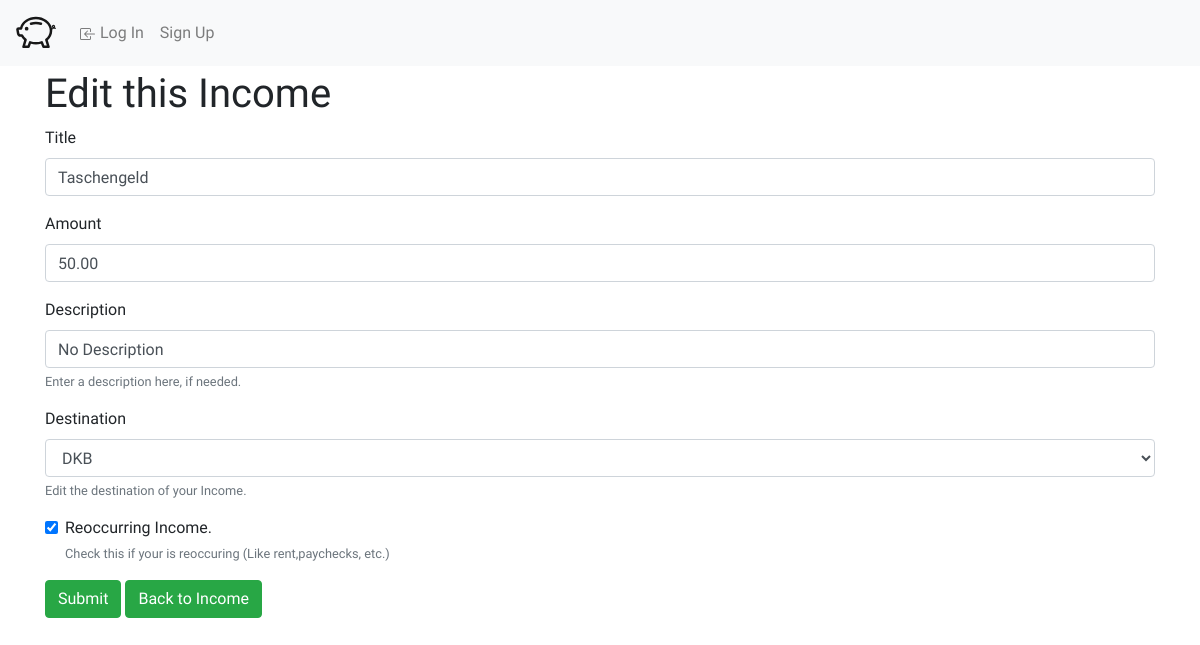
Screenshot of /fundsChanges/48/edit with the database file from the repository.
### WalletWise/models.py (models this page shows, shortened)
class FundsChange(models.Model):
    budget = models.ForeignKey("MonthBudget",related_name="fundsChanges", on_delete=models.CASCADE)
    title = models.CharField(max_length=64)
    description = models.CharField(max_length=200, default="No Description")
    amount = models.DecimalField(decimal_places=2, max_digits=20)
    destination = models.ForeignKey("Funds", related_name="associatedFundsChanges", on_delete=models.CASCADE)
    reoccuring = models.BooleanField(default=False)
    dateTime = models.DateTimeField(auto_now_add=True)
    is_expense = models.BooleanField(default=False, blank=False)
    @property
    def type(self):
        if self.is_expense:
            return "Expense"
        return "Income"

class Funds(models.Model):
    budget = models.ForeignKey("MonthBudget",related_name="funds", on_delete=models.CASCADE)
    title = models.CharField(max_length=64)
    amount = models.DecimalField(decimal_places=2, max_digits=20)
    defaultOwner = models.ForeignKey("User", related_name="defaultFunds", on_delete=models.DO_NOTHING, default=None, null=True)

### WalletWise/views.py (the view, shortened to what this page needs)
# urls.py: path("fundsChanges/<int:id>/edit", views.editFundsChange, name="editFundsChange"),
def editFundsChange(request, id):
    fundsChange = FundsChange.objects.get(id=id)
    balances = Funds.objects.filter(budget=fundsChange.budget).exclude(associatedFundsChanges=fundsChange)
    if fundsChange.is_expense:
        type = "Expense"
    else:
        type = "Income"
    return render(request, "WalletWise/editFundsChange.html", {
        'fundsChange': fundsChange,
        'balances' : balances,
        'type' : type
    })

### WalletWise/templates/WalletWise/editFundsChange.html (shortened to what this page needs)
{% extends "WalletWise/layout.html" %}
{% block body %}
<div class="container">
    <h1>Edit this {{fundsChange.type}}</h1>
    <form method="post" action="{% url 'editFundsChange' id=fundsChange.id %}">
        <div class="form-group">
            <label for="title">Title</label>
            <input type="text" class="form-control" id="title" name="title" aria-describedby="titleHelp" value="{{fundsChange.title}}" placeholder="Enter Title" required title="Please enter a Title">
        </div>
        <div class="form-group">
            <label for="amount">Amount</label>
            <input type="number" class="form-control" id="amount" name="amount" aria-describedby="amountHelp" value={{fundsChange.amount}} placeholder="Amount" required title="Please enter an Amount" step="0.01" >
        </div>
        <div class="form-group">
            <label for="description">Description</label>
            <input type="text" class="form-control" id="description" name="description" aria-describedby="descriptionHelp" value="{{fundsChange.description}}" placeholder="Description">
            <small id="descriptionHelp" class="form-text text-muted">Enter a description here, if needed.</small>
        </div>
        <div class="form-group">
            <label for="destination">Destination</label>
            <select class="form-select form-control" id="destination" name="destination" aria-describedby="destinationHelp" aria-label="Default select example" required title="Please select a destination">
                <option selected value={{fundsChange.destination.id}}>{{fundsChange.destination.title}}</option>
            </select>
            <small id="destinationHelp" class="form-text text-muted">Edit the destination of your {{fundsChange.type}}.</small>
        </div>
        <div class="form-group form-check">
            <input class="form-check-input" type="checkbox" id="reoccuring" name="reoccuring" aria-describedby="reoccuringHelp" {% if fundsChange.reoccuring %}checked{% endif %}>
            <label class="form-check-label" for="reoccuring">
                Reoccurring {{fundsChange.type}}.
            </label>
            <small id="reoccuringHelp" class="form-text text-muted">Check this if your {{formType}} is reoccuring (Like rent,paychecks, etc.)</small>
        </div>
        <button type="submit" class="btn btn-success" name="action" value="submit">Submit</button>
        <a href="{% url 'fundsChange' id=fundsChange.id %}">
            <button class="btn btn-success" type="button">Back to {{fundsChange.type}}</button>
        </a>
    </form>
</div>
{% endblock %}

### WalletWise/static/WalletWise/styles.css (style rules this page uses)
body { padding-top: 70px; font-family: 'Inconsolata', monospace; }

### rows the page displays
FundsChange: type "Income", title "Taschengeld", amount "50.00", description "No Description", destination "DKB", reoccuring "☑"
